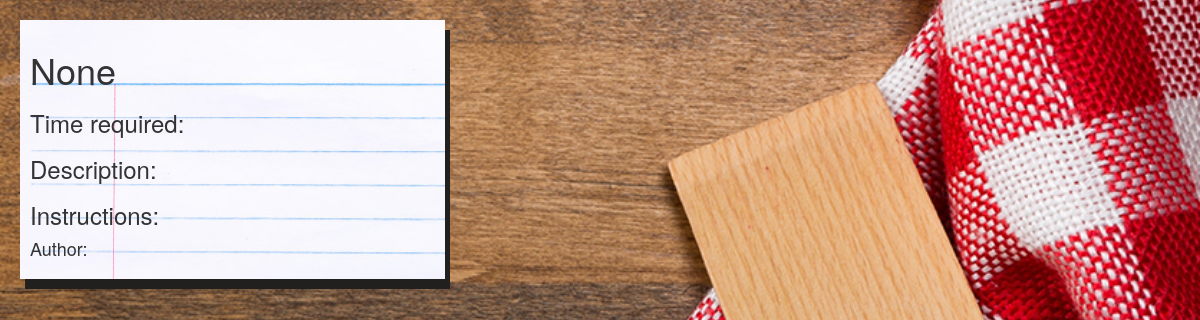
The page /recipe/5/ on the database as committed earlier.
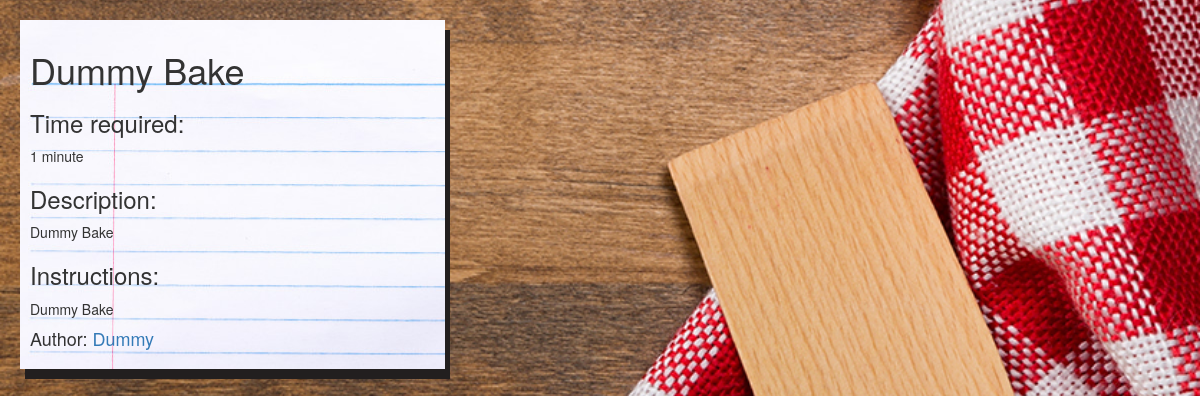
The same page on the database as committed later.
### recipes/models.py (models this page shows)
class Recipe(models.Model):
    title = models.CharField(max_length=50)
    author = models.ForeignKey(Author, on_delete=models.CASCADE)
    description = models.TextField()
    time_required = models.CharField(max_length=80)
    instructions = models.TextField()
    def __str__(self):
        return self.title

class Author(models.Model):
    name = models.CharField(max_length=100)
    bio = models.TextField()
    def __str__(self):
        return self.name

### recipes/views.py (the view)
# urls.py: path('recipe/<int:recipe_id>/', recipe_detail_view),
def recipe_detail_view(request, recipe_id):
    my_recipe = Recipe.objects.filter(id=recipe_id).first()
    return render(request, 'recipe_detail.html', {"recipe": my_recipe})

### templates/recipe_detail.html
{% extends 'base.html' %}
{% block content %}
<div class="notebook-container">
<h1>{{recipe}}</h1>
<h3>Time required: </h3><p>{{ recipe.time_required }}</p>
<h3>Description: </h3><p>{{ recipe.description }}</p>
<h3>Instructions: </h3><p>{{ recipe.instructions }}</p>
<h4>Author: <a href="/author/{{recipe.author.id}}">{{recipe.author}}</a></h4>
</div>
{% endblock %}

Rows that differ between the two databases and show on the page:
added Recipe: title "Dummy Bake", time_required "1 minute", description "Dummy Bake", instructions "Dummy Bake", author "Dummy"
Other text that changed with them:
{{ recipe }}: "None" → (not shown)
